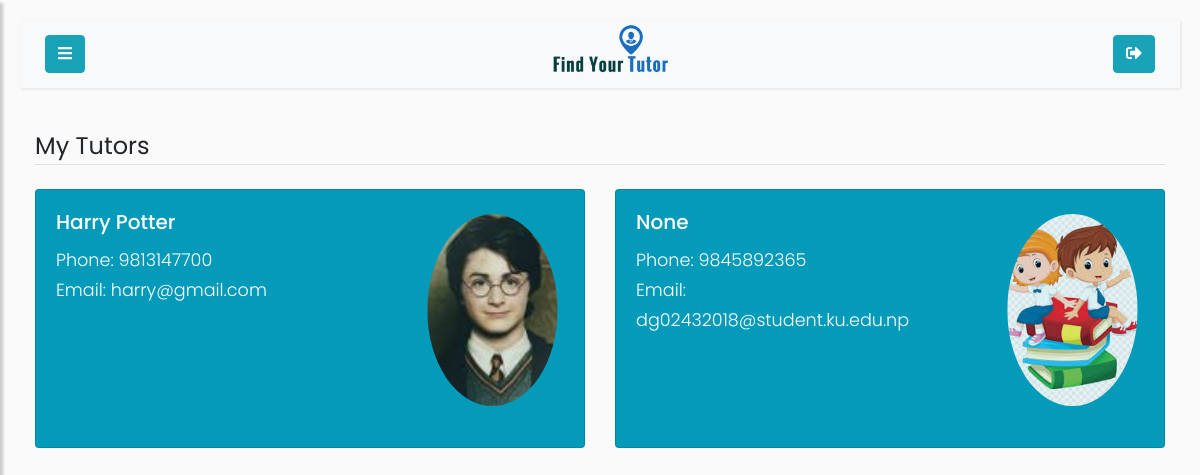
The app's page /tutor/my-followers (signed in) with its own data.
### app/models.py (models this page shows, shortened)
class User(UserMixin, db.Model):
    id = db.Column(db.Integer, primary_key=True)
    username = db.Column(db.String(64), index=True, unique=True)
    email = db.Column(db.String(64), index=True, unique=True)
    hash_password = db.Column(db.String(120))
    role = db.Column(db.String(7), index=True)
    confirmed_account = db.Column(db.Boolean, default=False)
    student = db.relationship('Student', backref='base', uselist=False, cascade="all, delete")
    tutor = db.relationship('Tutor', backref='base', uselist=False, cascade="all, delete")
    location = db.relationship('Location', backref='User', uselist=False, cascade="all, delete")
    mycourse = db.relationship('Mycourse', backref='User', cascade="all, delete")
    followed = db.relationship(
        'User',secondary=followers,
        primaryjoin=(followers.c.follower_id==id),
        secondaryjoin=(followers.c.followed_id==id),
        backref=db.backref('followers', lazy='dynamic'), lazy='dynamic'
    )

class Student(db.Model):
    phone = db.Column(db.String(10))
    user_id = db.Column(db.Integer, db.ForeignKey('user.id'), primary_key = True,)
    full_name = db.Column(db.String(64))
    guardian_name = db.Column(db.String(64))
    guardian_address = db.Column(db.String(64))
    guardian_phone = db.Column(db.Integer)
    state = db.Column(db.String(64))
    district = db.Column(db.String(64))
    municipality = db.Column(db.String(64))
    ward_no = db.Column(db.Integer)
    date_of_birth = db.Column(db.String(64))
    profile_pic = db.Column(db.String(255))
    description = db.Column(db.String(250))

### app/routes.py (the view)
@app.route('/tutor/my-followers', methods=['POST', 'GET'])
@login_required
def tutor_followers():
    if current_user.is_authenticated and current_user.role == 'admin':
        return redirect('/admin')
    user = User.query.filter_by(username=current_user.username).first()
    my_followers = user.followers.all()
    if user.username == current_user.username and not is_tutor(user):
        return redirect(url_for('student_followed_tutors'))
    elif user.username == current_user.username and is_tutor(user):
        tutor=Tutor.query.filter_by(user_id=user.id).first()
        return render_template('my-followers.html', profilepic=fetch_profile_pic(tutor),
            tutor=tutor, user=user, my_followers=my_followers)

### app/models.py (called while the page is built)
@login_manager.user_loader
def load_user(id):
    return User.query.get(int(id))

### app/routes.py (called while the page is built)
def is_tutor(user):
    if user.role == 'tutor':
        return True
    elif user.role == 'student':
        return False
    elif user.role == 'admin':
        return False

def fetch_profile_pic(user_obj):
    try:
        pic_name_from_db = getattr(user_obj, 'profile_pic')
        picture_path = os.path.join(app.root_path, 'static/profile_pics')
        if pic_name_from_db in os.listdir(picture_path):
            profile_pic = url_for('static',filename='profile_pics/' + pic_name_from_db)
            return profile_pic
        return fetch_default_profile_pic(user_obj)
    except:
        return fetch_default_profile_pic(user_obj)

### app/templates/my-followers.html (shortened to what this page needs)
{% extends 'tutor.html' %}
{% block content %}
    <div class="container-fluid">
        <legend class="border-bottom mb-4">My Tutors</legend>
        <div class="row equal">
            {% for my_follower in my_followers %}
                <div class="col-md-6 mb-3 ">
                    <div class="card h-100" >
                        <div class="row flex-column-reverse flex-sm-row">
                            <div class="col-md-8">
                                <div class="card-body">
                                    <h5 class="card-title" >
                                        <a href="{{ url_for('profile', username=my_follower.username) }}">
                                            {{ my_follower.student.full_name }}
                                        </a>
                                    </h5>
                                    <p class="card-text">
                                        Phone: {{ my_follower.student.phone }}
                                        <br>
                                        Email:
                                        {{ my_follower.email }}
                                    </p>
                                </div>
                            </div>
                            <div class="col-md-4 img-responsive"  style="margin:auto;text-align:center">
                                <a href="{{ url_for('profile', username=my_follower.username)}}" >
                                    {% if my_follower.student.profile_pic %}
                                        <img src="{{url_for('static',filename='profile_pics/'+my_follower.student.profile_pic)}}" class="img-responsive rounded-circle img-fluid mx-auto d-block" id="tutor_profile_pic" >
                                    {% else %}
                                        <img src="{{url_for('static',filename='profile_pics/student.jpg')}}" class="img-responsive rounded-circle img-fluid mx-auto d-block" id="tutor_profile_pic" >
                                    {% endif %}
                                </a>
                            </div>
                        </div>
                    </div>
                </div>
            {% endfor %}
        </div>
    </div>
{% endblock %}

### records on screen
User: student.full_name "Harry Potter", student.phone "9813147700", email "harry@gmail.com", profile_pic (picture)
User: student.full_name "None", student.phone "9845892365", email "dg02432018@student.ku.edu.np"
